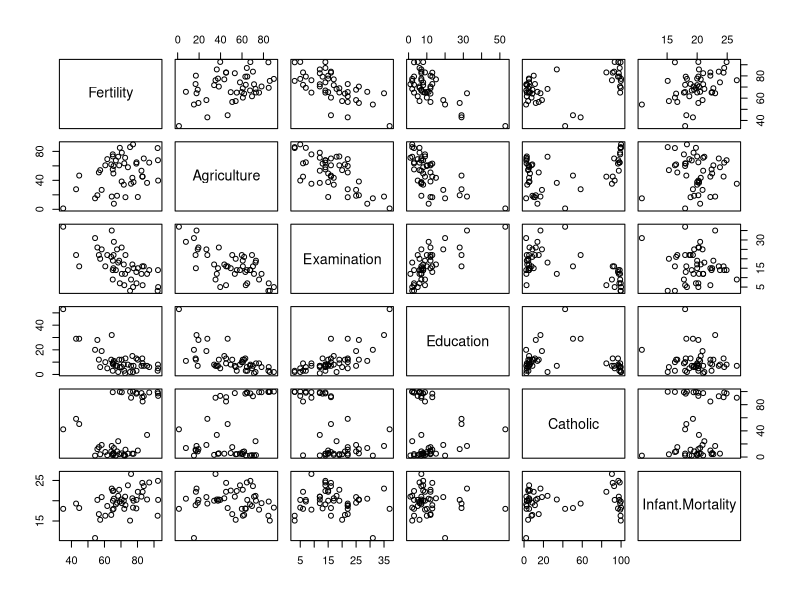
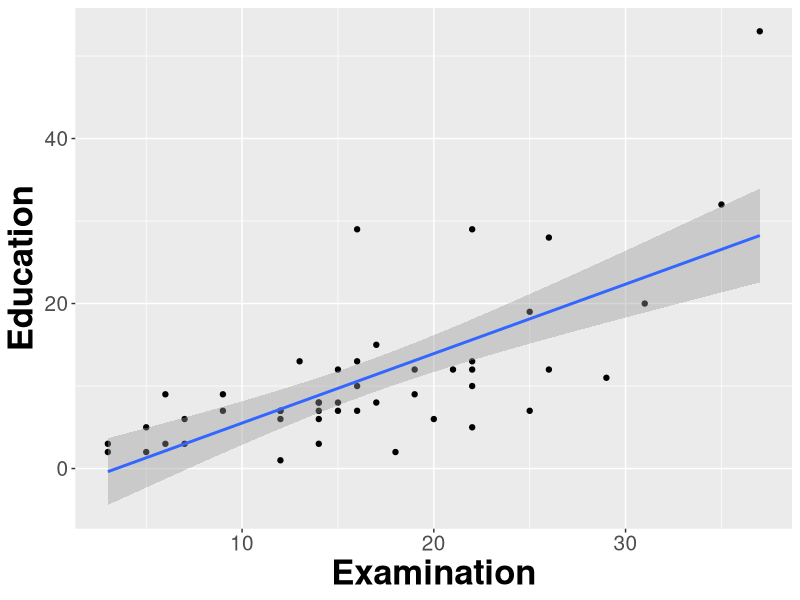
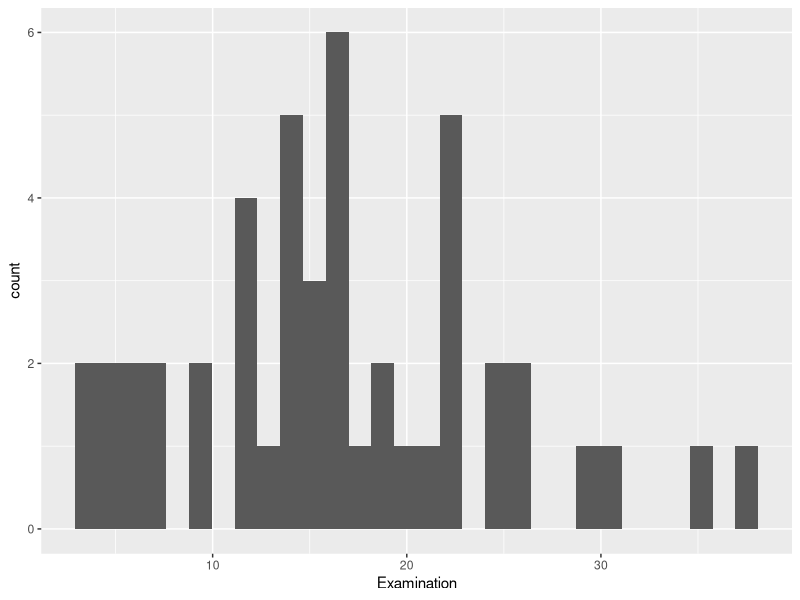
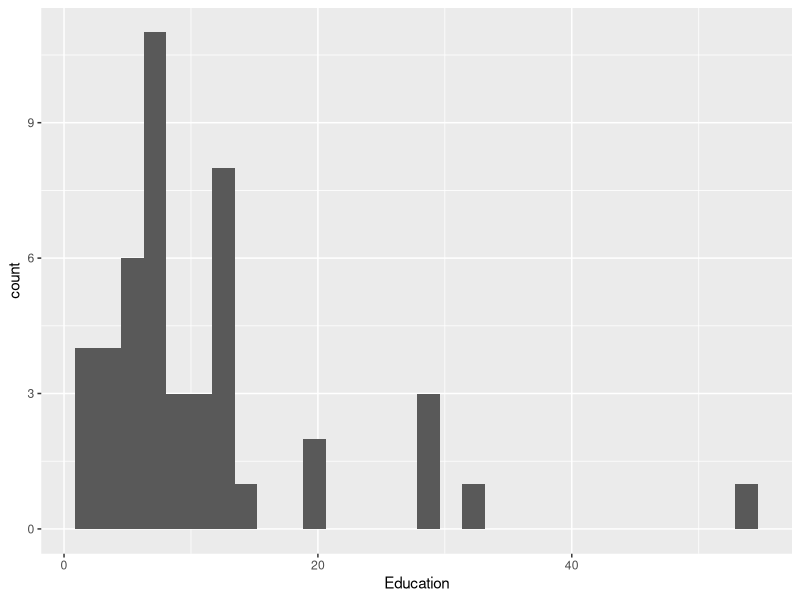
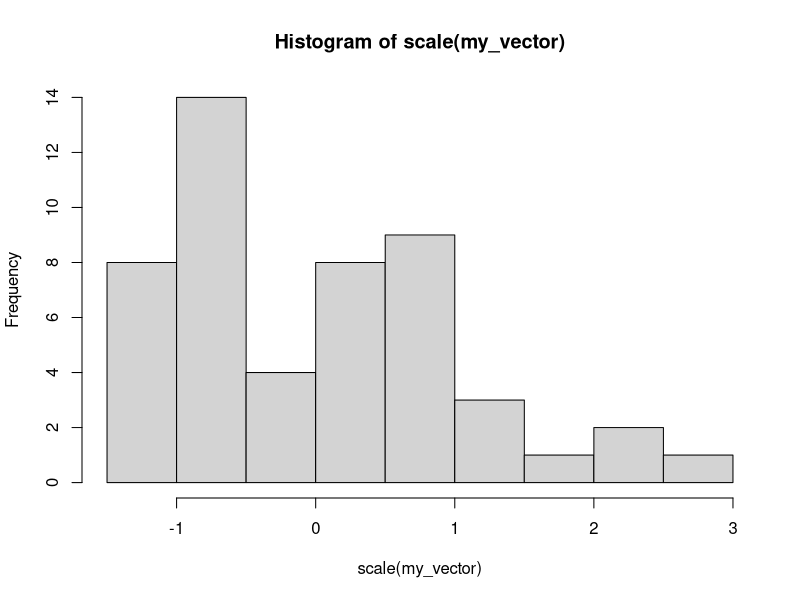

Here is the R script that generated these plots, in order: (Note: this script raises an error after producing the figures.)
library(ggplot2)

data(swiss)
str(swiss)

pairs(swiss)
ggplot(swiss, aes(Examination, Education))+
  geom_point()+
  theme(axis.text = element_text(size = 15),
        axis.title = element_text(size = 25, face = "bold"))+
  geom_smooth(method = "lm")

ggplot(swiss, aes(Examination))+
  geom_histogram()

ggplot(swiss, aes(Education))+
  geom_histogram()

my_vector <- c(0.027, 0.079, 0.307, 0.098, 0.021, 0.091, 0.322, 0.211, 0.069, 0.261, 0.241, 0.166, 0.283, 0.041, 0.369, 0.167, 0.001, 0.053, 0.262, 0.033, 0.457, 0.166, 0.344, 0.139, 0.162, 0.152, 0.107, 0.255, 0.037, 0.005, 0.042, 0.220, 0.283, 0.050, 0.194, 0.018, 0.291, 0.037, 0.085, 0.004, 0.265, 0.218, 0.071, 0.213, 0.232, 0.024, 0.049, 0.431, 0.061, 0.523)

hist(scale(my_vector))

shapiro.test(scale(my_vector))

#домашнее задание 1
beta.coef <- function(x){
  lm(scale(x[[1]]) ~ scale(x[[2]]))$coefficients
}

beta.coef(mtcars[,c(1,3)])

#домашнее задание 2
normality.test  <- function(x){
  sapply(x, function(y) shapiro.test(y)$p.value)
}

normality.test(mtcars[,1:6])

shapiro.test(data$Installs)

#продолжение классной работы
ggplot(swiss, aes(Examination, Education))+
  geom_point()+
  geom_smooth(method = "lm")

lm1 <- lm(Education ~ Examination, swiss)
summary(lm1)

swiss$Examination_squared <- swiss$Examination^2

lm2 <- lm(Education ~ Examination + Examination_squared, swiss)
summary(lm2)

anova(lm1, lm2)


swiss$lm1_fitted <- lm1$fitted.values
swiss$lm2_fitted <- lm2$fitted.values
swiss$lm1_resid <- lm1$residuals
swiss$lm2_resid <- lm2$residuals
swiss$observ_num <- 1:nrow(swiss)

ggplot(swiss, aes(Examination, Education))+
  geom_point(size = 3)+
  geom_line(aes(Examination, lm1_fitted), col = "red", lwd=1)+
  geom_line(aes(Examination, lm2_fitted), col = "blue", lwd=1)


ggplot(swiss, aes(x = lm1_fitted, y = lm1_resid))+
  geom_point(size = 3)+ 
  geom_hline(y = 0, col = 'red', lwd = 1)

ggplot(swiss, aes(x = lm2_fitted, y = lm2_resid))+
  geom_point(size = 3)

ggplot(swiss, aes(x = observ_num, y = lm1_resid))+
  geom_point(size = 3)+ 
  geom_smooth()

ggplot(swiss, aes(x = observ_num, y = lm2_resid))+
  geom_point(size = 3)+ 
  geom_smooth()

#домашнее задание 3
df <- read.csv("homosc.csv")
summary(gvlma(DV ~ IV, df))

#домашнее задание 4
resid.norm  <- function(fit){
 x <- as.data.frame(fit$residuals)
 my_plot <-  ggplot(x, aes(fit$residuals))+
    geom_histogram(fill = ifelse(shapiro.test(fit$residuals)$p.value < 0.05, "red", "green"))
 my_plot
}

fit <- lm(mpg ~ wt, mtcars)
my_plot <- resid.norm(fit)
my_plot

#домашнее задание 5
high.corr <- function(x){
  t <- as.data.frame(cor(x))
  diag(t) <- 0
  t <- abs(t)
  res <- c(colnames(t[which(t==max(t), arr.ind = T)[2]]),
           rownames(t[which(t==max(t), arr.ind = T)[1],]))
  res
}

high.corr(my_df)

t <- as.data.frame(list(V1 = c(-1.5, -1.1, -1.4, 1.1, 0.2, -0.1, 0.2, 0.1, 1.1, 0.2, -1, -0.4, -0.6, -1.3, 0.5, 1.8, -0.9, -0.4, -1.6, 0, -2.7, -0.2, 1.2, -1, 1), V2 = c(1.5, 0.2, 1.4, 0.5, 1.8, 1.2, -1.1, 0.2, 1.4, 0.7, -0.5, 0.4, -0.2, 0, 0.6, 1.5, -1, 0.4, -1.4, -1.4, 0, 0.4, 0.4, -2.6, -0.1), V3 = c(-1.5, -0.2, -1.4, -0.5, -1.8, -1.2, 1.1, -0.2, -1.4, -0.7, 0.5, -0.4, 0.2, 0, -0.6, -1.5, 1, -0.4, 1.4, 1.4, 0, -0.4, -0.4, 2.6, 0.1)))
t <- as.data.frame(swiss)
t <- cor(t)
diag(t) <- 0
abs(t)


res <- colnames(t[round(which(t==max(t))/nrow(t))])

t[which(t==max(t)),]

rownames(t[2])

rownames(t[which(t==max(t))/nrow(t)])
rownames(t[which(t==max(t), arr.ind = T)])
res

which(t[max(t)])

colnames(t[,round(which(t==max(t))/nrow(t))])

t[,round(which(t==max(t))/nrow(t))]
t1 <- apply(t,1,function(x) names(t)[which(x==max(x))])
c(names(t1[1]),t1[[1]])

x1 <- rnorm(30) # создадим случайную выборку
x2 <- rnorm(30) # создадим случайную выборку
x3  <- x1 + 5 # теперь коэффициент корреляции x1 и x3 равен единице
my_df <- data.frame(var1 = x1, var2 = x2, var3 = x3)
t <- cor(my_df)
diag(t) <- 0
t

res <- colnames(t[,round(which(t==max(t))/(nrow(t)-1))])
